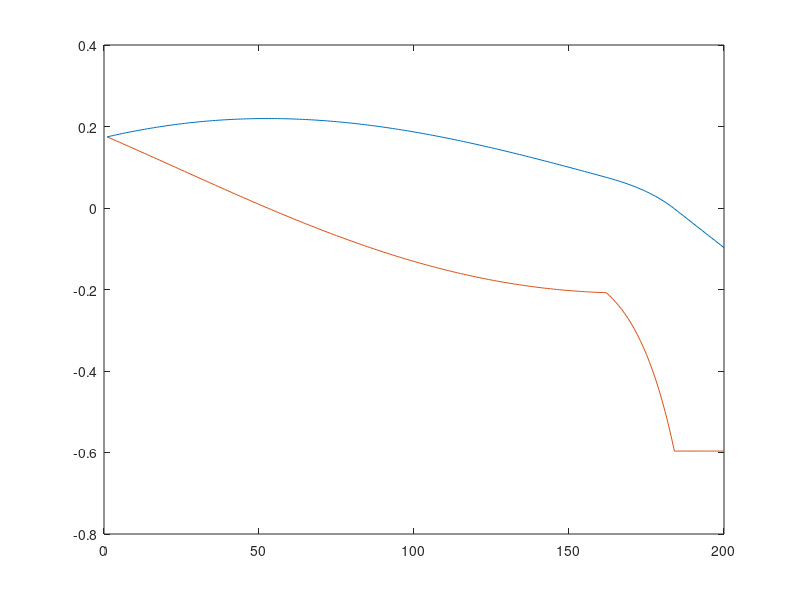

This figure's MATLAB source:
a0 = pi/18; 
w0 = pi/18;
TAU = 1;

w1 = 1.5 * pi / TAU;
phi = pi / 4;

len = 2*TAU / 0.01;
angles = zeros(1, len);
angvels = zeros(1, len);

angles(1) = a0;
angvels(1) = w0;

for i = 2:1:len;
    k = (-a0 - w0*TAU/2 + w0/w1) / (TAU^2/2 - (TAU/2/w1)*(cos(w1*TAU/2 + phi) - cos(phi)));
    e = 0;

    if (a0 > 0) && (w0 > 0)
        e = k;
    end

    if (a0 > 0) && (w0 < 0)
        sin_int = (w0/w1) * (cos(phi) - cos(w1*TAU/2 + phi));

        if -sin_int < a0
            e = k;
        else 
            da = - sin_int - a0;
            par = 8 * da / TAU / TAU;
%             a = 1 - cos(w1*TAU/2);
%             b = sin(w1*TAU/2);
%             c = (w1/w0) * a;
%             phi = 2 * atan((sqrt(a^2 + b^2 - c^2) + b)/(a + c));
            e = w0*w1*cos(phi) - par;
        end
    end

    w = w0 + e * 0.01;
    a0 = a0 + w0 * 0.01 + e * 5e-5;
    w0 = w;
    
    angles(i) = a0;
    angvels(i) = w0;
end

t = 1:1:length(angles);
plot(t, angles, t, angvels);

